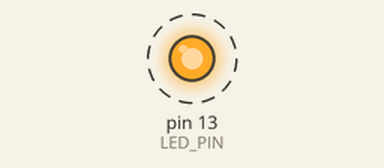
Simulated run of this sketch. Board: Arduino Nano, built with avr-gcc and run on an emulated ATmega328P. Shown: output pins drawn as LEDs (lit = HIGH). Dashed ring = blinking.

Above: at 0.5 s.
Timing chart, 0 to 4.6 s (numbered marks = the images above):
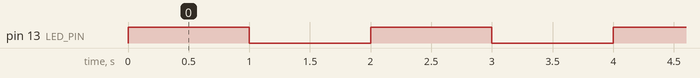

The sketch:

01_basic_blink.ino
```cpp
// #define is an instruction for the C preprocessor and works like an
// alias. In the example below, LED_PIN is replaced by 13 before
// the code is compiled
#define LED_PIN 13
#define BLINK_TIME 1000

// the setup function runs once when you press reset or power the board
void setup() {
  // initialize digital pin LED_BUILTIN as an output.
  pinMode(LED_PIN, OUTPUT);
}

// the loop function runs over and over again forever
void loop() {
  digitalWrite(LED_PIN, HIGH);   // turn the LED on (HIGH is the voltage level)
  delay(BLINK_TIME);             // wait for a second
  digitalWrite(LED_PIN, LOW);    // turn the LED off by making the voltage LOW
  delay(BLINK_TIME);             // wait for a second
}
```

Measured:
- by itself, pin 13 (LED_PIN): alternates HIGH for 1.0 s and LOW for 1.0 s
